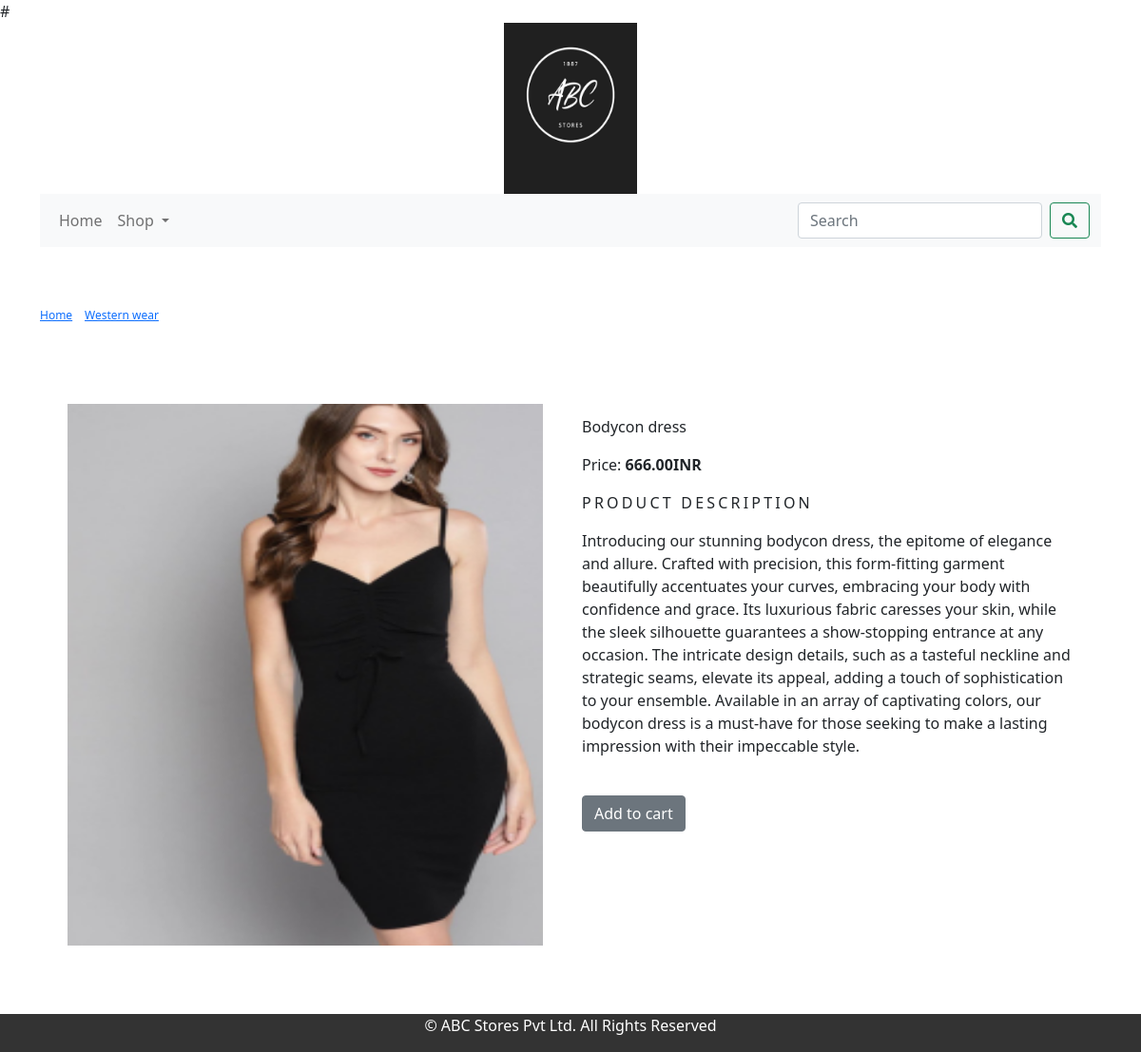
The app's page /shop/western-wear/bodycon-dress/ with its own data.
### shop/models.py (models this page shows, shortened)
class Product(models.Model):
    name= models.CharField(max_length=250,unique=True)
    slug= models.SlugField(max_length=250,unique=True)
    desc= models.TextField(blank=True)
    price= models.DecimalField(max_digits=10,decimal_places=2)
    category= models.ForeignKey(Category,on_delete=models.CASCADE)
    image= models.ImageField(upload_to='product',blank=True)
    stock= models.IntegerField()
    available= models.BooleanField(default=True)
    created= models.DateTimeField(auto_now_add=True)
    updated= models.DateTimeField(auto_now=True)
    class Meta:
        ordering= ('name', )
        verbose_name= 'product'
        verbose_name_plural= 'products'

class Category(models.Model):
    name= models.CharField(max_length=250,unique=True)
    slug= models.SlugField(max_length=250,unique=True)
    desc= models.TextField(blank=True)
    image= models.ImageField(upload_to='category',blank=True)
    class Meta:
        ordering= ('name', )
        verbose_name= 'category'
        verbose_name_plural= 'categories'
    def get_url(self):
        return reverse('shop:products_by_category',args=[self.slug])
    def __str__(self):
        return '{}'.format(self.name)

### shop/views.py (the view)
# urls.py: path('<slug:c_slug>/<slug:product_slug>/',views.proDetail, name= 'prodCatDetail'),
def proDetail(request,c_slug,product_slug):
    try:
        product=Product.objects.get(category__slug=c_slug,slug=product_slug)
    except Exception as e:
        raise e
    return render(request,'product.html',{'product':product})

### cart/context_processors.py (called while the page is built)
def counter(request):
    item_count=0
    if 'admin' in request.path:
        return {}
    else:
        try:
            cart=Cart.objects.filter(cart_id=_cart_id(request))
            cart_items=CartItem.objects.all().filter(cart=cart[:1])
            for cart_item in cart_items:
                item_count += cart_item.quantity
        except Cart.DoesNotExist:
            item_count = 0
    return dict(item_count=item_count)

### cart/views.py (called while the page is built)
def _cart_id(request):
    cart= request.session.session_key
    if not cart:
        cart= request.session.create()
    return cart

### shop/context_processors.py (called while the page is built)
def menu_links(request):
    links=Category.objects.all()
    return dict(links=links)

### templates/product.html (shortened to what this page needs)
{% extends 'base.html' %}
{% load static %}
{% block body %}
<div class="row my_prod_row_class">
  <div class="mx-auto">
    <p><a href="{% url 'shop:allProdCat' %}">Home</a> | <a href="{{product.category.get_url}}">{{product.category}}</a> | {{product.name}}</p>
  </div>
</div><br>
<div class="container">
    <br>
 <div class="row">
    <div class="col-12 col-sm-12 col-md-12 col-lg-6 text-center">
        <div style="min-width: 18rem">
            <img src="{{product.image.url}}" alt="{{product.name}}" width="500" height="570">
        </div>
    </div>
        <div class="col-12 col-sm-12 col-md-12 col-lg-6">
            <h1 class="my_prod_title">{{product.name}}</h1>
            <p>Price:<b> {{product.price}}INR</b></p>
            <p class="my_title">Product Description</p>
            <p class="text-justify my_prod_text">{{product.desc}}</p>
            {% if product.stock <= 0 %}
              <p class="text-justify my_prod_text"><b>Sorry, Out of stock!</b></p>
            {% else %}
              <br><a class="btn btn-secondary" href="{% url 'cart:add_cart' product.id %}">Add to cart</a>
            {% endif %}
        </div>
 </div>
</div>    <br><br>
{% endblock %}

### static/css/custom.css (style rules this page uses)
body { font-family: 'Roboto', sans-serif; }
.my_title { font-size: 16px; text-transform: uppercase; letter-spacing: .2em; }
.my_prod_row_class { padding-top: 15px; padding-bottom: 20px; }
.my_prod_row_class .mx-auto { color: #0000; font-size: 12px; text-decoration: none; }
.my_prod_title { font-size: 16px; text-transform: uppercase: letter-spacing: .2em; padding-top: 15px; padding-bottom: 10px; }
.my_prod_text { padding-right: 20px; }

### templates/footer.html (style rules this page uses)
body { margin: 0; bottom: 0; padding: 0; min-height: 100vh; display: flex; flex-direction: column; }

### records on screen
Product: category "Western wear", image (picture), name "Bodycon dress", price "666.00", desc "Introducing our stunning bodycon dress, the epitome of elegance and allure. Crafted with precision, this form-fitting garment beautifully accentuates your curves, embracing your body with confidence and grace. Its luxurious fabric caresses your skin, while the sleek silhouette guarantees a show-stopping entrance at any occasion. The intricate design details, such as a tasteful neckline and strategic seams, elevate its appeal, adding a touch of sophistication to your ensemble. Available in an array of captivating colors, our bodycon dress is a must-have for those seeking to make a lasting impression with their impeccable style."
